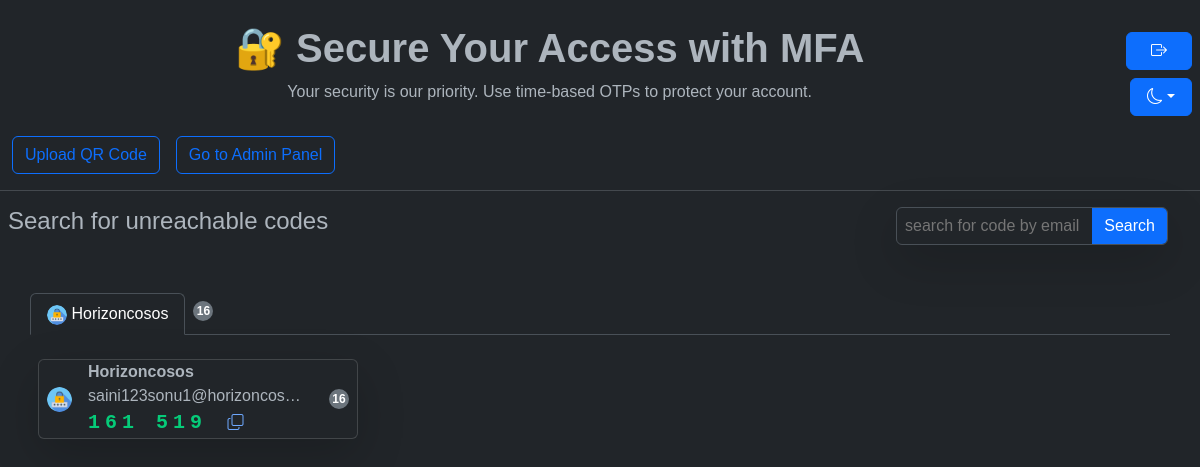
The page /mfa/show-otp/ (signed in) on the database its author committed.
### mfaauth/models.py (models this page shows, shortened)
class MFASecret(models.Model):
    secret = models.CharField(max_length=100, unique=True,blank=True)  # Extracted MFA secret
    email = models.EmailField(max_length=70,unique=True,default='',blank=True)
    issuer = models.CharField(max_length=100,default='',blank=True)
    qr_code_image = models.ImageField(upload_to="mfa_qr_codes/", blank=True, null=True)  # Store QR image
    created_at = models.DateTimeField(auto_now_add=True)  # Timestamp
    key = models.UUIDField(default=uuid.uuid4, editable=False, unique=True)  # ✅ Auto-generate unique UUID

### mfaauth/views.py (the view)
# urls.py: path("show-otp/", showAndUpdateOtp, name="show_otp"),  # Admin-only upload page
def showAndUpdateOtp(request):
    if request.user.is_anonymous:
        return redirect("mfa_login")  # Redirect to OTP page
    secrets_by_issuer = {}
    mfa_entries = MFASecret.objects.all()  # Fetch all stored OTP secrets
    for entry in mfa_entries:
        totp = pyotp.TOTP(entry.secret)
        otp = totp.now()  # Generate OTP
        if entry.issuer not in secrets_by_issuer:
            secrets_by_issuer[entry.issuer] = []
        secrets_by_issuer[entry.issuer].append({
            "email": entry.email,
            "otp": otp,
            "uuid": entry.key,  # Unique identifier for refresh
            "issuer": entry.issuer,  # Unique identifier for refresh
        })
    context = {
        "secrets_by_issuer":secrets_by_issuer,
        "issuers": secrets_by_issuer.keys(),  # List of issuers for tab navigation
    }
    return render(request, "showotp.html", context)

### mfaauth/templates/showotp.html (shortened to what this page needs)
{% load static %}
<!DOCTYPE html>
<html lang="en" id="htmlpage">
<head>
    <link href="https://cdn.jsdelivr.net/npm/bootstrap@5.3.0/dist/css/bootstrap.min.css" rel="stylesheet">
    <link rel="stylesheet" href="https://cdn.jsdelivr.net/npm/bootstrap-icons@1.11.3/font/bootstrap-icons.min.css">
</head>
<body>
    <header class="text-center row py-4 px-2">
        <div class="col">
            <h1 class="fw-bold ">🔐 Secure Your Access with MFA</h1>
            <p class="text-dark-50">Your security is our priority. Use time-based OTPs to protect your account.</p>
        </div>
        <div class="col-md-1 text-end">
            <form id="logout-form" method="post" action="/mfa/logout/">
            <button class="my-2 btn btn-primary px-4" title="Logout" type="submit" ><i class="bi fw-bold fs-6 bi-box-arrow-right"></i></button>
            </form>
            <div class="dropdown">
                <button title="Change app theme" class="btn btn-primary px-3 dropdown-toggle" id="themebtn" type="button" data-bs-toggle="dropdown" aria-expanded="false">
                </button>
            </div>
        </div>
        {% if request.user.is_superuser %}
        <div class="d-flex justify-content-start flex-wrap p-2">
            <a href="/mfa/upload-mfa/" class="m-2 btn btn-outline-primary">Upload QR Code</a>
            <a target="_" href="/admin/" class="m-2 btn btn-outline-primary">Go to Admin Panel</a>
        </div>
        {% endif %}
        <hr class="mx-auto">
        <div class="row pl-3">
            <div class="col-md text-start ">
                <h4>Search for unreachable codes</h4>
            </div>
            <div class="col-lg-3">
                <div class="d-flex flex-row flex-nowrap shadow-lg rounded border overflow-hidden p-0">
                    <input type="text" id="searchbox" class="w-100 border-0 bg-transparent px-2 outline-none" placeholder="search for code by email">
                    <button onclick="searchCode(this)" class="btn btn-primary border-0 rounded-0">Search</button>
                </div>
            </div>
        </div>
    </header>
    {% if secrets_by_issuer %}
    <div class="containder mt-4" style="margin: 0px 30px;">
        <ul class="nav nav-tabs" id="otpTabs" role="tablist">
            {% for issuer in issuers %}
                <li class="nav-item" role="presentation">
                    <button class="nav-link {% if forloop.counter == 1 %}active{% endif %}"
                        data-bs-toggle="tab" data-bs-target="#{{ issuer|slugify }}"
                        type="button" role="tab">
                        {% if 'openai' in issuer|lower %}
                            <img width="20px" height="20px" class="rounded-circle" src="https://cdn-icons-png.flaticon.com/512/12222/12222560.png" alt="">
                        {% elif 'amazon' in issuer|lower  %}
                            <img width="20px" height="20px" class="rounded-circle" src="https://cdn0.iconfinder.com/data/icons/most-usable-logos/120/Amazon-512.png" alt="">
                        {% elif 'wix' in issuer|lower  %}
                            <img width="20px" height="20px" class="rounded-circle" src="https://cdn-icons-png.freepik.com/512/5968/5968753.png" alt="">
                        {% else %}
                            <img width="20px" height="20px" class="rounded-circle" src="{% static 'img/totp.png' %}" alt="">
                        {% endif %}
                        {{ issuer }}
                    </button>
                </li>
            {% endfor %}
         <span style="width: 20px;height: 20px;font-size: 12px;" class="bg-secondary m-2 d-flex justify-content-center align-items-center rounded-circle border-secondary text-white countdown">20</span>
        </ul>
        <div class="tab-content mt-3" id="otpTabContent">
            {% for issuer, entries in secrets_by_issuer.items %}
                <div class="tab-pane fade show {% if forloop.counter == 1 %}active{% endif %}" id="{{ issuer|slugify }}" role="tabpanel">
                        <div class="tab-pane fade show {% if forloop.counter == 1 %}active{% endif %}" id="{{issuer}}" role="tabpanel">
                            <div class="d-flex flex-wrap w-100" data-counts="{{secrets_by_issuer.OpenAI|length}}" id="get_counts">
                        {% for entry in entries %}
                            <div class="card shadow-lg m-2 code-item" style="height:80px;min-width:20rem;">
                                <div class="d-flex justify-content-start h-100 w-100 m-0" style="align-items:center;">
                                    <div class="mx-2">
                                        {% if 'openai' in entry.issuer|lower %}
                                            <img width="30px" height="30px" class="rounded-circle"  src="https://cdn-icons-png.flaticon.com/512/12222/12222560.png" alt="">
                                        {% elif 'amazon' in issuer|lower  %}
                                            <img width="30px" height="30px" class="rounded-circle" src="https://cdn0.iconfinder.com/data/icons/most-usable-logos/120/Amazon-512.png" alt="">
                                        {% elif 'wix' in issuer|lower  %}
                                            <img width="30px" height="30px" class="rounded-circle" src="https://cdn-icons-png.freepik.com/512/5968/5968753.png" alt="">
                                        {% else %}
                                            <img width="25px" height="25px" class="rounded-circle" src="{% static "img/totp.png" %}" alt="">
                                        {% endif %}
                                    </div>
                                    <div class="mx-2 me-auto">
                                        <div title="{{entry.email}}" class="d-flex flex-column">
                                            <span class="p-0 m-0 fw-bold">{{entry.issuer}}</span>
                                            <span class="p-0 m-0 text-truncate">{{entry.email|truncatechars:25}}</span>
                                            <div class="m-0 p-0" >
                                                <span class="otp-2 me-auto"  id="otp-display-{{ entry.uuid }}" style="text-spacing-trim: 20px;font-family:monospace;" >{{ entry.otp|slice:":3" }} {{ entry.otp|slice:"3:" }}</span>
                                                <a role="button" class="mx-3" onclick="copyOTP(this)"><i class="bi bi-copy"></i></a>
                                            </div>
                                        </div>
                                    </div>
                                    <div class="d-flex px-2">
                                        <span style="width: 20px;height: 20px;font-size: 12px;"  id="timer-{{ entry.uuid }}" class="bg-secondary d-flex justify-content-center align-items-center rounded-circle text-white countdown border border-secondary border-2">20</span>
                                    </div>
                                </div>
                            </div>
                        {% endfor %}
                    </div>
                    </div>
                </div>
            {% endfor %}
        </div>
    </div>
    {% endif %}
</body>
</html>

### mfaauth/templates/showotp.html (style rules this page uses)
body { font-family: 'Poppins', sans-serif; }
.outline-none { outline: none; }
.otp-2 { font-size:20px; font-weight:700; color: #06cb79; letter-spacing: 5px; border-radius: 10px; display: inline-block; }
.countdown { font-size: 14px; font-weight: bold; color: white; }

### rows shown on the page
MFASecret: issuers "Horizoncosos", issuer "Horizoncosos", email "saini123sonu1@horizoncos…"

### other values the page prints
{{ entry.otp|slice:":3" }} "161"
{{ entry.otp|slice:"3:" }} "519"
